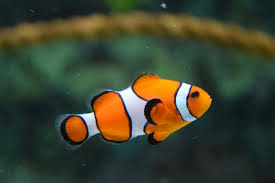
#> input picture journal 7/images.jfif, 275 x 183 px, found by its file name
$ jupyter execute 'lab 7.ipynb'
#> lines starting #> are read from the running program, lines starting #| are printed output that depends on the picture
[cell 1]
import cv2
import numpy as np
import matplotlib.pyplot as plt

[cell 2]
def transform_intensities(x):
    if x < 0.25:
        return 1 - x
    elif x < 0.5:
        return 1
    else:
        return x

[cell 3]
vectorize = np.vectorize(transform_intensities)

[cell 4]
x = np.linspace(0, 1, 100)
y = vectorize(x)
plt.figure(figsize=(4, 4))
plt.plot(x, y, label='f(x) Transformation', color='r')
plt.xlabel('Input Intensity')
plt.ylabel('Output Intensity')
plt.grid(True)
plt.show()
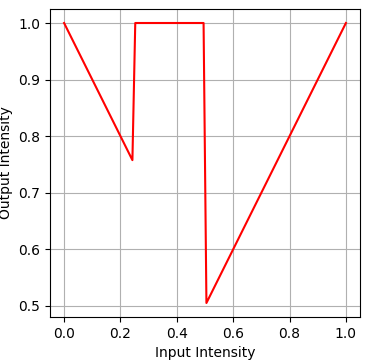
#> figure drawn by matplotlib, 1 panel; curve peaks at x = 0, y = 1

[cell 5]
img=cv2.imread(r"C:\Users\Fujitsu T\Desktop\journal 7\images.jfif")
#> img is the input picture: shape (183, 275, 3); mean B, G, R 47.8, 67, 62.8

[cell 6]
img_gray=cv2.cvtColor(img,cv2.COLOR_RGB2GRAY)
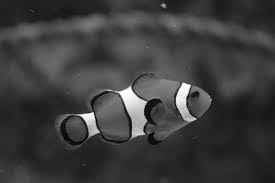
#> img_gray: shape (183, 275); min 1, max 255, mean 60.8

[cell 7]
normalized_img = img_gray / 255.0

[cell 8]
transformed_img = vectorize(normalized_img)
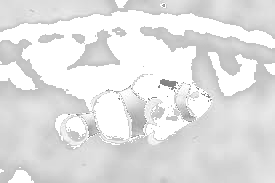
#> transformed_img: shape (183, 275) float64; min 0.502, max 1, mean 0.887

[cell 9]
output_img = np.clip(transformed_img * 255, 0, 255).astype(np.uint8)

[cell 10]
plt.imshow(output_img)

[cell 11]
def myhist_equ(img):

    h = np.zeros(256, dtype=int)

    rows, cols = img.shape
#> rows = 183; cols = 275
    for i in range(rows):
        for j in range(cols):
            h[img[i, j]] += 1

    cum_h = np.zeros(256, dtype=int)
    cum_h[0] = h[0]

    for k in range(1, 256):
        cum_h[k] = cum_h[k - 1] + h[k]
#> after the loop, cum_h = 256 values from 0 to 50325


    out_image = np.zeros_like(img)
    total_pixels = rows * cols
#> total_pixels = 50325

    for i in range(rows):
        for j in range(cols):
            pixel_value = img[i, j]
            out_image[i, j] = (cum_h[pixel_value] * 255) // total_pixels
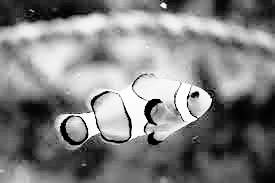
#> out_image: shape (183, 275); min 0, max 255, mean 128.8


    plt.figure(figsize=(12, 8))

    # Original Image
    plt.subplot(2, 2, 1)
    plt.imshow(img, cmap='gray')
    plt.title('Original Image')
    plt.axis('off')

    # Equalized Image
    plt.subplot(2, 2, 2)
    plt.imshow(out_image, cmap='gray')
    plt.title('Equalized Image')
    plt.axis('off')

    # Histogram of Original Image
    plt.subplot(2, 2, 3)
    plt.hist(img.flatten(), bins=256, range=[0, 256], color='black', alpha=0.7)
    plt.title('Histogram of Original Image')

    # Histogram of Equalized Image
    plt.subplot(2, 2, 4)
    plt.hist(out_image.flatten(), bins=256, range=[0, 256], color='black', alpha=0.7)
    plt.title('Histogram of Equalized Image')

    plt.tight_layout()
    plt.show()
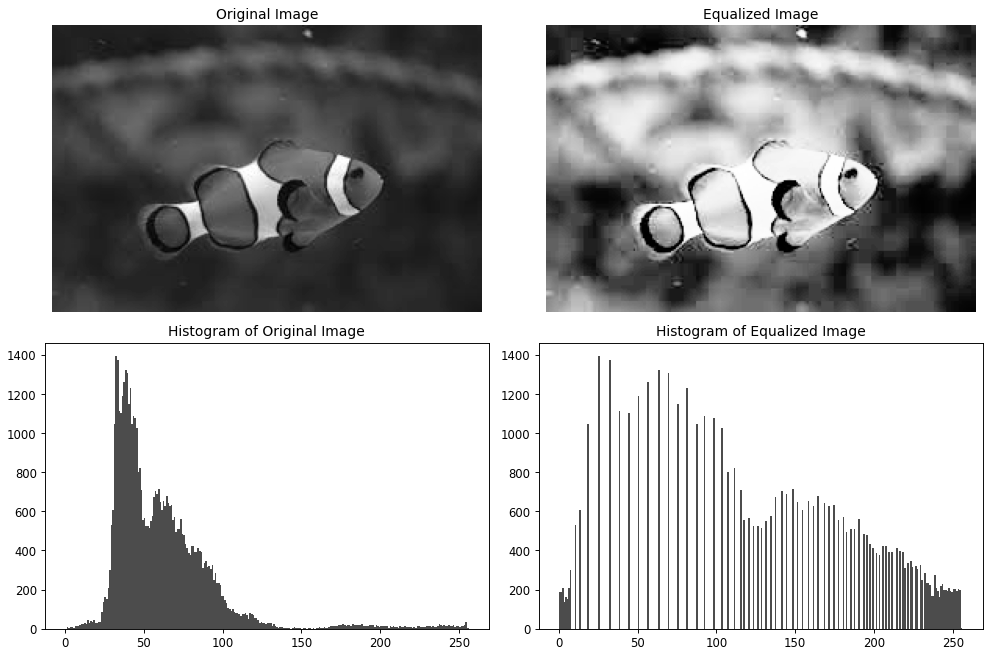
#> figure drawn by matplotlib, 4 panels; panel 3: tallest bar 1392 high, from x = 32 to 33; panel 4: tallest bar 1392 high, from x = 25 to 26

myhist_equ(img_gray)

[cell 12]
def contrastStretch(image):

    min_val = np.min(image)
#> min_val = 1
    max_val = np.max(image)
#> max_val = 255


    stretched_image = ((image - min_val) / (max_val - min_val) * 255).astype(np.uint8)


    plt.figure(figsize=(12, 8))


    plt.subplot(2, 2, 1)
    plt.imshow(image, cmap='gray')
    plt.title('Original Image')
    plt.axis('off')


    plt.subplot(2, 2, 2)
    plt.imshow(stretched_image, cmap='gray')
    plt.title('Contrast-Stretched Image')
    plt.axis('off')


    plt.subplot(2, 2, 3)
    plt.hist(image.flatten(), bins=256, range=[0, 256], color='black', alpha=0.7)
    plt.title('Histogram of Original Image')


    plt.subplot(2, 2, 4)
    plt.hist(stretched_image.flatten(), bins=256, range=[0, 256], color='black', alpha=0.7)
    plt.title('Histogram of Contrast-Stretched Image')

    plt.tight_layout()
    plt.show()
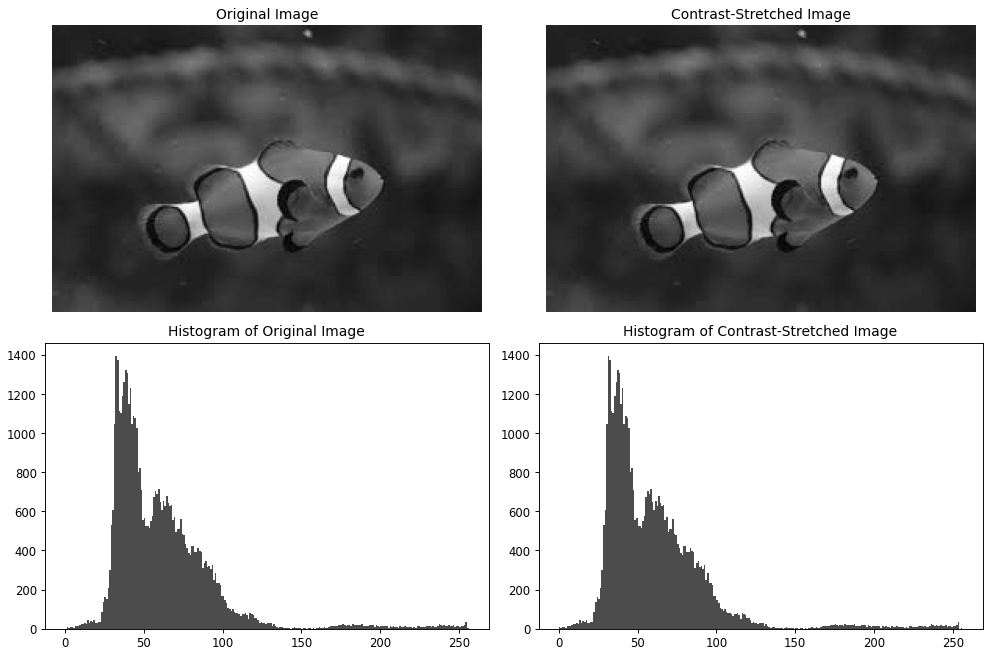
#> figure drawn by matplotlib, 4 panels; panel 3: tallest bar 1392 high, from x = 32 to 33; panel 4: tallest bar 1392 high, from x = 31 to 32

contrastStretch(img_gray)
